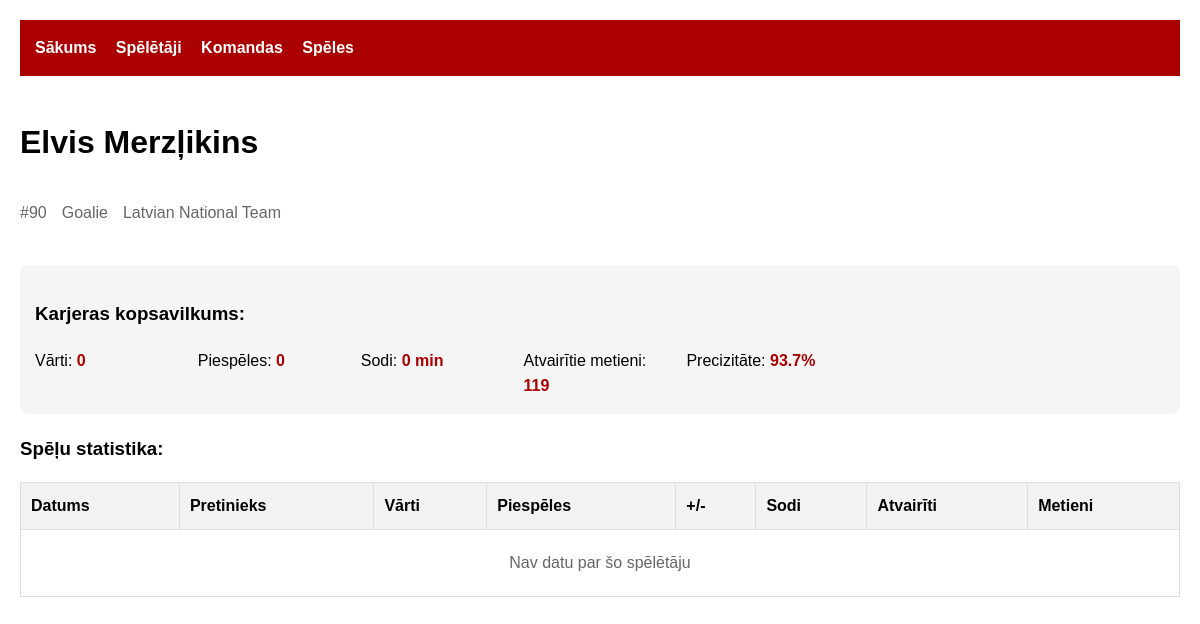
The page /player/1 on the database as committed earlier.
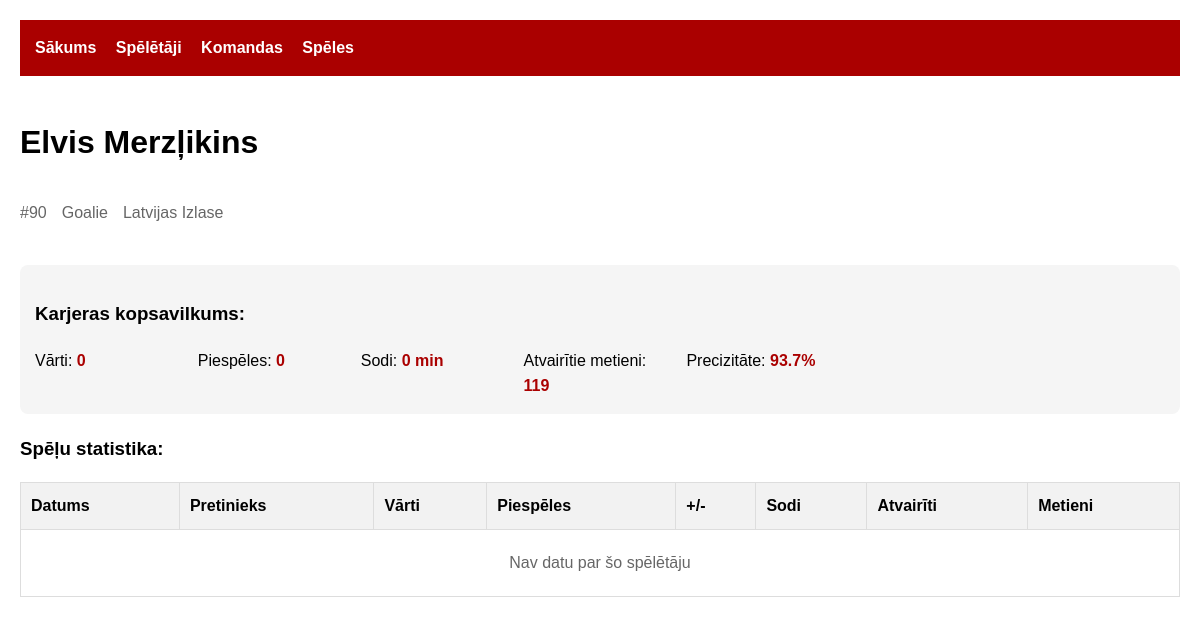
The same page on the database as committed later.
### tables this page shows
CREATE TABLE Teams (
    team_id INTEGER PRIMARY KEY AUTOINCREMENT,
    name TEXT NOT NULL,
    city TEXT NOT NULL,
    league TEXT NOT NULL,
    founded_year INTEGER,
    arena TEXT
);

### app.py (the view)
@app.route('/player/<int:player_id>')
def player_detail(player_id):
    conn = sqlite3.connect('hockey.db')
    conn.row_factory = sqlite3.Row
    player = conn.execute('''
        SELECT p.*, t.name as team_name
        FROM Players p LEFT JOIN Teams t ON p.team_id = t.team_id
        WHERE p.player_id = ?
    ''', (player_id,)).fetchone()
    stats = conn.execute('''
        SELECT s.*, g.game_date, g.game_type,
               ht.name as home_team, at.name as away_team, g.score
        FROM Statistics s
        JOIN Games g ON s.game_id = g.game_id
        JOIN Teams ht ON g.home_team_id = ht.team_id
        JOIN Teams at ON g.away_team_id = at.team_id
        WHERE s.player_id = ?
        ORDER BY g.game_date DESC
    ''', (player_id,)).fetchall()
    career_totals = conn.execute('''
        SELECT SUM(goals) as total_goals,
               SUM(assists) as total_assists,
               SUM(penalty_minutes) as total_penalty_minutes,
               SUM(saves) as total_saves,
               SUM(shots_against) as total_shots_against
        FROM Statistics
        WHERE player_id = ?
    ''', (player_id,)).fetchone()
    conn.close()
    return render_template('player_detail.html',
                         player=player,
                         stats=stats,
                         totals=career_totals)

### templates/player_detail.html
{% extends "base.html" %}
{% block content %}
<div class="player-header">
    <h1>{{ player.first_name }} {{ player.last_name }}</h1>
    <div class="player-info">
        <span>#{{ player.jersey_number }}</span>
        <span>{{ player.position }}</span>
        <span>{{ player.team_name }}</span>
    </div>
</div>
<div class="career-totals">
    <h3>Karjeras kopsavilkums:</h3>
    <div class="totals-grid">
        <div>Vārti: <span>{{ totals.total_goals or 0 }}</span></div>
        <div>Piespēles: <span>{{ totals.total_assists or 0 }}</span></div>
        <div>Sodi: <span>{{ totals.total_penalty_minutes or 0 }} min</span></div>
        {% if player.position == 'Goalie' %}
        <div>Atvairītie metieni: <span>{{ totals.total_saves or 0 }}</span></div>
        <div>Precizitāte: <span>
            {% if totals.total_shots_against %}
                {{ "%.1f"|format((totals.total_saves/totals.total_shots_against)*100) }}%
            {% else %}
                0%
            {% endif %}
        </span></div>
        {% endif %}
    </div>
</div>
<div class="game-log">
    <h3>Spēļu statistika:</h3>
    <table>
        <tr>
            <th>Datums</th>
            <th>Pretinieks</th>
            <th>Vārti</th>
            <th>Piespēles</th>
            <th>+/-</th>
            <th>Sodi</th>
            {% if player.position == 'Goalie' %}
            <th>Atvairīti</th>
            <th>Metieni</th>
            {% endif %}
        </tr>
        {% for stat in stats %}
        <tr>
            <td>{{ stat.game_date }}</td>
            <td>
                {% if player.team_id == stat.home_team_id %}
                    vs {{ stat.away_team }}
                {% else %}
                    @ {{ stat.home_team }}
                {% endif %}
            </td>
            <td>{{ stat.goals }}</td>
            <td>{{ stat.assists }}</td>
            <td>{{ stat.plus_minus }}</td>
            <td>{{ stat.penalty_minutes }} min</td>
            {% if player.position == 'Goalie' %}
            <td>{{ stat.saves }}</td>
            <td>{{ stat.shots_against }}</td>
            {% endif %}
        </tr>
        {% else %}
        <tr>
            <td colspan="{% if player.position == 'Goalie' %}8{% else %}6{% endif %}" class="no-data">
                Nav datu par šo spēlētāju
            </td>
        </tr>
        {% endfor %}
    </table>
</div>
{% endblock %}

Rows that differ between the two databases and show on the page:
changed Teams: team_name "Latvian National Team" → "Latvijas Izlase"
